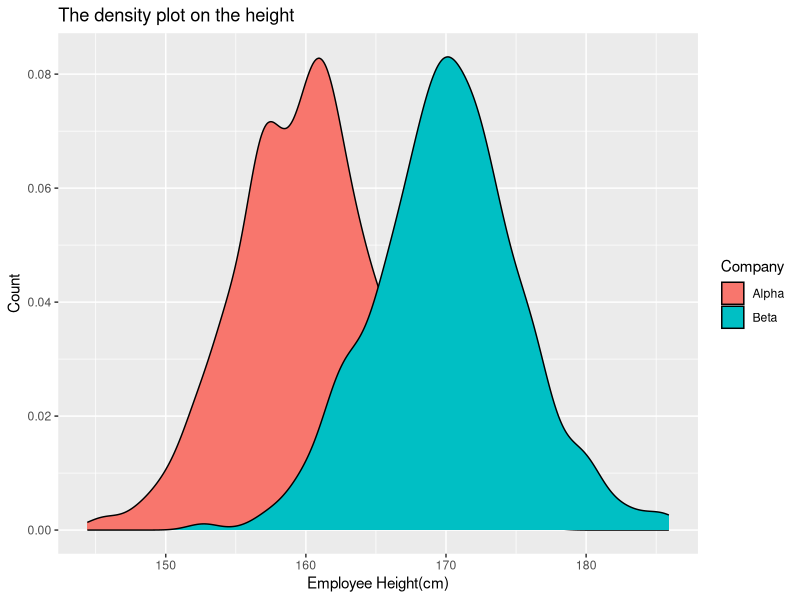
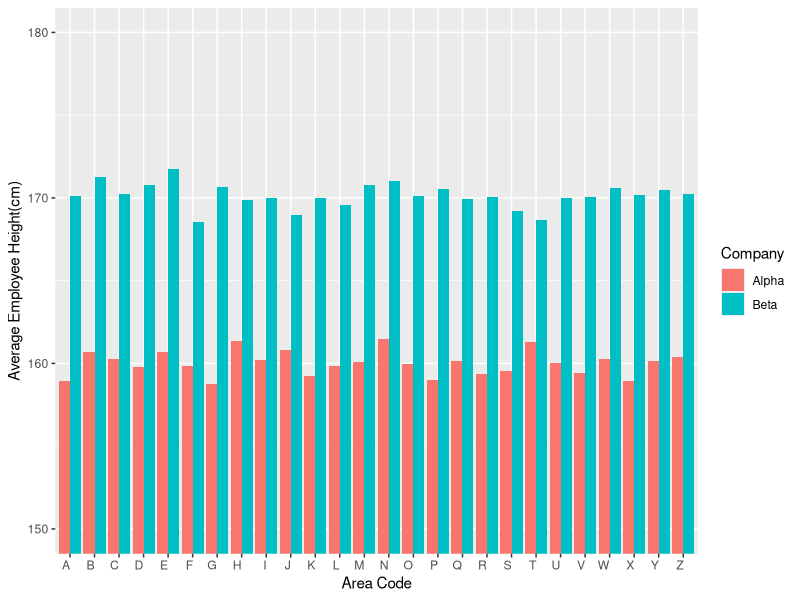
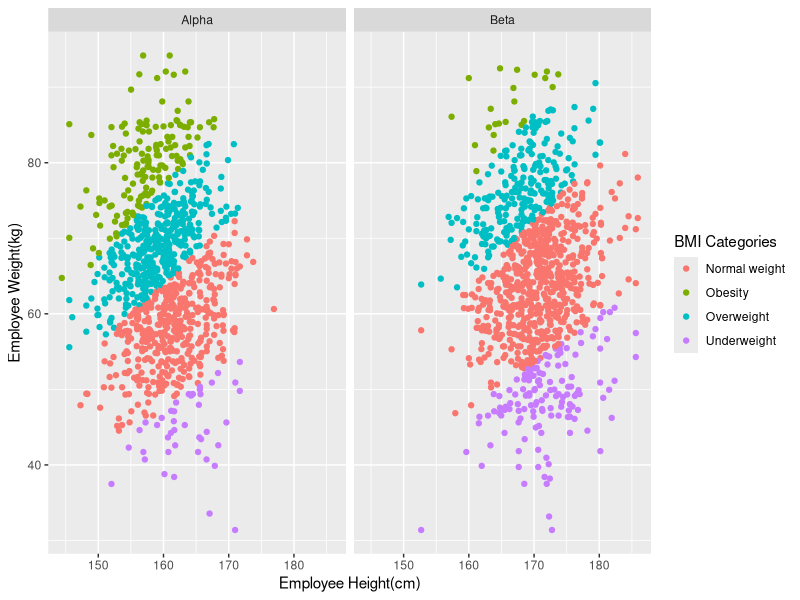

Reproduce these figures in R, in order. (Note: this script raises an error after producing the figures.)
## ---- chunk 1
knitr::opts_chunk$set(echo = TRUE)
## ---- chunk 2
#Section A
#Question 1
library(tidyverse)
library(dplyr)
#create the area code column
set.seed(1050)
Area_code1 <-sample(LETTERS, 1000, replace=TRUE)
Area_code2 <-sample(LETTERS, 1000, replace=TRUE)

#create the company column
set.seed(1050)
Company1<- sample("Alpha", 1000, replace = TRUE)
Company2<- sample("Beta", 1000, replace = TRUE)


#create the employee height column
set.seed(1005)
height1 <- sample(rnorm(1000,mean=160,sd=5), replace = TRUE)
height2 <- sample(rnorm(1000,mean=170,sd=5),replace=TRUE)

#create the data frame
df1 <- tibble("Area_Code"=Area_code1, "Company"=Company1,"Employee_Height"=height1)
df2 <- tibble("Area_Code"=Area_code2, "Company"=Company2,"Employee_Height"=height2)
df3 <-full_join(df1, df2)
df3

plot1 <- ggplot(data=df3)+
  geom_density(mapping=aes(x=df3$Employee_Height,fill=Company))+
scale_fill_discrete() +
scale_y_continuous() +
xlab("Employee Height(cm)")+
ylab("Count")+
  ggtitle("The density plot on the height")

plot1
## ---- chunk 3
# Question 2
#part 1
#create the new datafram
# caculate the average height for each company
target1 <-group_by(df1,Company)
target2 <- summarize(target1, AvgHeight=mean(df1$Employee_Height,na.rm=TRUE)) 
target2
target3 <-group_by(df2,Company)
target4 <- summarize(target3, AvgHeight=mean(df2$Employee_Height,na.rm=TRUE)) 
target4
df4 <- full_join(target2,target4,by = c("Company","AvgHeight"))
df4

#part 2 
new <- df3 %>% group_by(Company,Area_Code) %>% 
  summarise(AvgHeight=mean(Employee_Height,na.rm=TRUE))
new
#plot the target chart
plot2 <- ggplot(data=new)+
  geom_bar(mapping=aes(x=Area_Code,y=AvgHeight,fill=Company),stat="identity",position ="dodge")+
  scale_x_discrete() +
scale_fill_discrete() +
scale_y_continuous() +
theme(axis.text.x=element_text(angle = 360, hjust = 1))+
coord_cartesian(ylim=c(150,180))+
xlab("Area Code")+
ylab("Average Employee Height(cm)")
plot2

## ---- chunk 4
#Question 3
#create the random employee weight and add it to the previous dataframe
set.seed(1000)
df5<- mutate(df3, "Employee_Weight(kg)"=sample(rnorm(2000,mean=65,sd=10), replace = TRUE))
df6<- mutate(df5,"BMI"=`Employee_Weight(kg)`/((Employee_Height/100)^2))
df7<- mutate(df6,BMI_Categories= ifelse(BMI <=18.5,"Underweight",ifelse(BMI>18.5 & BMI <= 25,"Normal weight",ifelse(BMI >25 & BMI<=30 ,"Overweight", ifelse(BMI >30, "Obesity","")))))
df7

#create the target plot
df7 %>% ggplot(mapping=aes(df7$Employee_Height,df7$`Employee_Weight(kg)`))+
  geom_point(mapping=aes(color=BMI_Categories))+
  facet_grid(.~Company)+
  xlab("Employee Height(cm)")+
  ylab("Employee Weight(kg)")+
  labs(color="BMI Categories")

  

## ---- chunk 5
#Section B
#Problem 1
library(tidyverse)
library(plyr)
library(dplyr)
library(haven)
#upload the dataset
dataset1 <-  read_xpt('https://wwwn.cdc.gov/Nchs/Nhanes/2015-2016/DEMO_I.XPT')

#filter the ratio without missing values
new111 <- dataset1[!is.na(dataset1$INDFMPIR),]
#remove the ratio’s decimals 
new111$INDFMPIR <- trunc(new111$INDFMPIR)

#count1
dataset2 <- group_by(new111,RIDRETH1,INDFMPIR)
dataset3 <- dataset2 %>% dplyr::count(RIDRETH1,name="count1")
dataset3 %>% dplyr::filter(!is.na(INDFMPIR))


## ---- chunk 6
# caculate the proportion of each ethnic families among all families at each annual family income value
dataset4 <- plyr::ddply(dataset3,.(INDFMPIR),transform,prop1=count1/sum(count1))
dataset4 %>% dplyr::filter(!is.na(INDFMPIR)) %>% group_by( RIDRETH1)

## ---- chunk 7
#caculate the proportion of each ethnic families among all families
dataset5 <- group_by(new111,RIDRETH1)
dataset6 <- dataset5 %>% dplyr::count(RIDRETH1,name="count2")
  
library(data.table)
setDT(dataset6)[,prop2:=count2/sum(count2)]
dataset6
## ---- chunk 8
#get the target data frame
dataset7 <- full_join(dataset4,dataset6)
dataset7 %>% dplyr::filter(!is.na(INDFMPIR)) %>% select(RIDRETH1,INDFMPIR,prop2,prop1)
 
## ---- chunk 9
#plot1 for black families (4)
dataset7 %>% dplyr::filter(RIDRETH1==4) %>% 
  ggplot()+
  geom_bar(mapping=aes(INDFMPIR,prop1),stat="identity")+
  coord_cartesian(xlim=c(0:5))+
  geom_hline(yintercept=0.2108981,color="red")+
  xlab("Annual family income value for Black Families")+
  ylab("The proportion")
  
## ---- chunk 10
#plot2 for Mexican American families (1)
dataset7 %>% dplyr::filter(RIDRETH1==1) %>% 
  ggplot()+
  geom_bar(mapping=aes(INDFMPIR,prop1),stat="identity")+
  coord_cartesian(xlim=c(0:5))+
  geom_hline(yintercept=0.1866801,color="red")+
  xlab("Annual family income value for Mexican American families")+
  ylab("The proportion")


## ---- chunk 11
#plot3 for other Hispanic families (2)
dataset7 %>% dplyr::filter(RIDRETH1==2) %>% 
  ggplot()+
  geom_bar(mapping=aes(INDFMPIR,prop1),stat="identity")+
  coord_cartesian(xlim=c(0:5))+
  geom_hline(yintercept=0.1269201,color="red")+
  xlab("Annual family income value for other Hispanic families")+
  ylab("The proportion")

